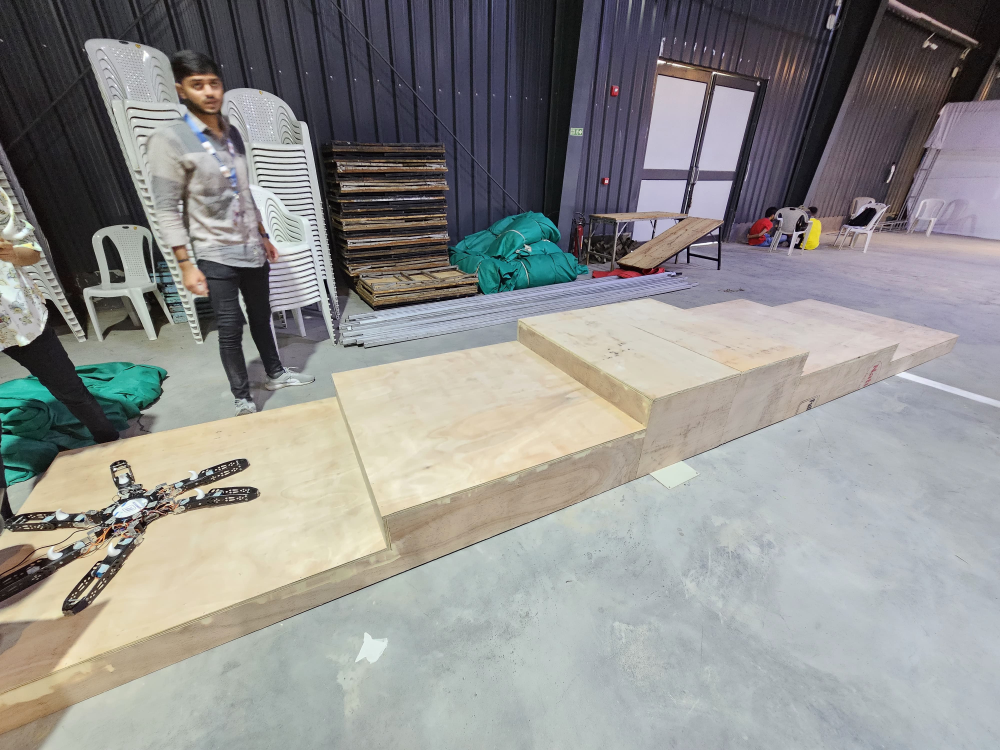
#> input picture Distance_Calculations_WRT_Stairs/stair.jpg, 4000 x 3000 px (shown at 1/4 size)
$ python stairDetection_houghLine.py
#> lines starting #> are read from the running program, lines starting #| are printed output that depends on the picture; after the words box and inside, x2 and y2 are one past the last pixel; in counts of white or black regions, pixels touching at a corner belong together
import cv2
import numpy as np

# Load and resize the image
image = cv2.imread("stair.jpg")
#> image is the input picture: shape (3000, 4000, 3); mean B, G, R 141.5, 143.4, 143.8
resized_image = cv2.resize(image, (800, 600))  # Resize for easier processing

# Convert to HSV color space for color detection
hsv = cv2.cvtColor(resized_image, cv2.COLOR_BGR2HSV)
#> hsv: shape (600, 800, 3); mean H, S, V 80.5, 37.6, 152.1

# Define HSV range for red color (adjust if needed)
lower_red1 = np.array([0, 120, 70])
upper_red1 = np.array([10, 255, 255])
lower_red2 = np.array([170, 120, 70])
upper_red2 = np.array([180, 255, 255])

# Create masks for red color
mask1 = cv2.inRange(hsv, lower_red1, upper_red1)
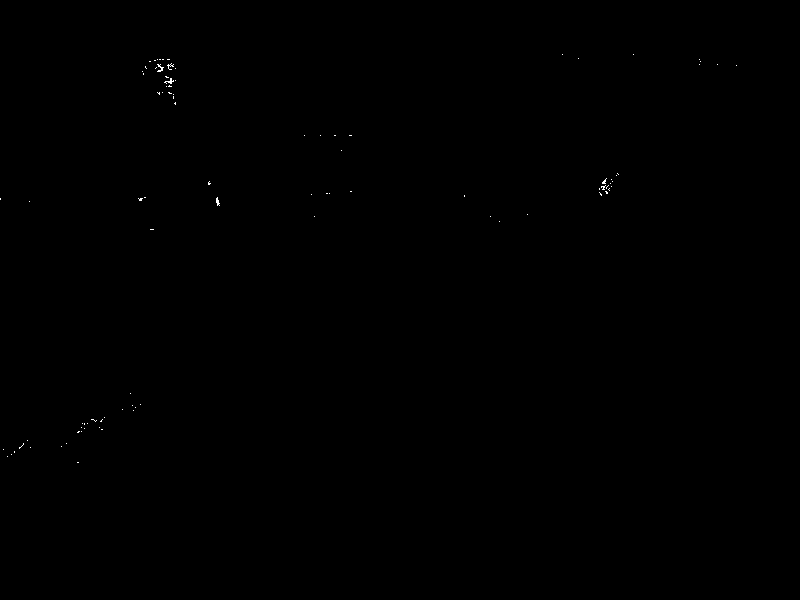
#> mask1: shape (600, 800); 0.06% white in thin lines or dots, all inside (x1, y1, x2, y2) = (0, 54, 737, 463)
mask2 = cv2.inRange(hsv, lower_red2, upper_red2)
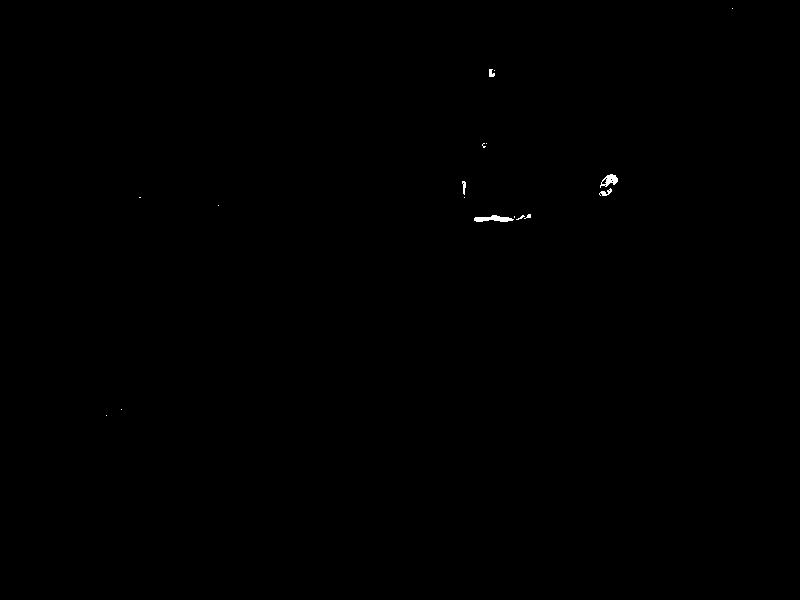
#> mask2: shape (600, 800); 0.1% white; 17 white regions (12 under 20 px), largest, box (x1, y1, x2, y2) and area: (474, 215, 514, 222) 175, (600, 174, 618, 188) 128, (599, 188, 612, 196) 48, (489, 69, 495, 77) 35, (462, 181, 466, 195) 35
red_mask = mask1 | mask2
#> red_mask: shape (600, 800); 0.16% white; 92 white regions (84 under 20 px)

# Find contours in the red mask
contours, _ = cv2.findContours(red_mask, cv2.RETR_TREE, cv2.CHAIN_APPROX_SIMPLE)
#> contours = 95 contours, 90 with area under 20; largest, box (x1, y1, x2, y2) and area: (474, 215, 514, 222) 136, (599, 174, 618, 190) 134, (599, 188, 612, 196) 47, (489, 69, 495, 77) 22, (462, 181, 466, 198) 21

# Process contours to find the marker and approximate stair edge
stair_edge_x = None
stair_edge_y = None

if contours:
    # Find the largest red contour (assuming it's the marker)
    largest_contour = max(contours, key=cv2.contourArea)
#> largest_contour = contour of 29 points, box (x1, y1, x2, y2) (474, 215, 514, 222), area 136
    x, y, w, h = cv2.boundingRect(largest_contour)
#> x = 474; y = 215; w = 40; h = 7

    # Draw a rectangle around the detected red marker for visualization
    cv2.rectangle(resized_image, (x, y), (x + w, y + h), (0, 255, 0), 2)
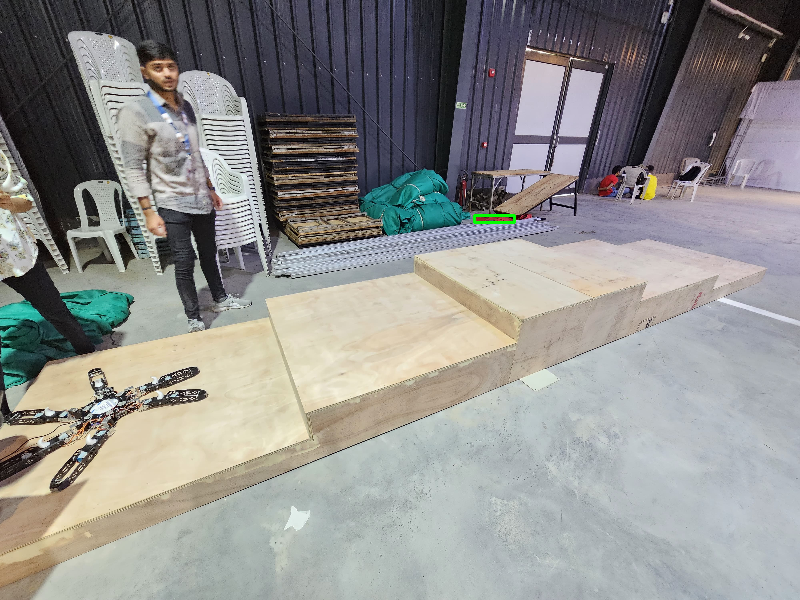
#> resized_image: shape (600, 800, 3); mean B, G, R 141.4, 143.5, 143.7

    # Set approximate x and y coordinates of the stair edge based on marker position
    stair_edge_x = x + w // 2
#> stair_edge_x = 494
    stair_edge_y = y + h
#> stair_edge_y = 222

    # Define a larger region around the marker to capture the entire stair edge
    expanded_x1 = max(0, x - 100)  # Extend left
#> expanded_x1 = 374
    expanded_x2 = min(resized_image.shape[1], x + w + 100)  # Extend right
#> expanded_x2 = 614
    expanded_y1 = y - 30
#> expanded_y1 = 185
    expanded_y2 = y + 80
#> expanded_y2 = 295

    # Extract the region of interest
    region_of_interest = resized_image[expanded_y1:expanded_y2, expanded_x1:expanded_x2]

    # Convert region to grayscale
    gray_roi = cv2.cvtColor(region_of_interest, cv2.COLOR_BGR2GRAY)
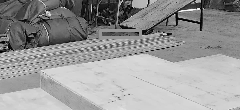
#> gray_roi: shape (110, 240); min 0, max 253, mean 153.2

    # Apply Canny edge detection
    edges_roi = cv2.Canny(gray_roi, 50, 150)
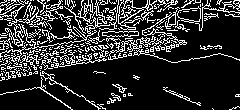
#> edges_roi: shape (110, 240); 18.6% white in thin lines or dots

    # Use Hough Transform to detect lines
    lines = cv2.HoughLinesP(edges_roi, 1, np.pi / 180, threshold=20, minLineLength=80, maxLineGap=10)
#> lines = 22 rows, first 6: [1, 69, 184, 40], [1, 73, 185, 44], [67, 19, 151, 13], [1, 67, 238, 8], [70, 11, 183, 27], [53, 51, 134, 31]

    if lines is not None:
        for line in lines:
            x1, y1, x2, y2 = line[0]
            # Draw detected lines in the region for visualization
            cv2.line(region_of_interest, (x1, y1), (x2, y2), (255, 0, 0), 2)
#> this loop made 22 passes
#> (x1, y1, x2, y2) on passes 1 to 12: (1, 69, 184, 40), (1, 73, 185, 44), (67, 19, 151, 13), (1, 67, 238, 8), (70, 11, 183, 27), (53, 51, 134, 31), (23, 17, 175, 4), (68, 32, 207, 0), (3, 48, 134, 25), (75, 64, 185, 28), (3, 46, 178, 46), (7, 20, 150, 12)
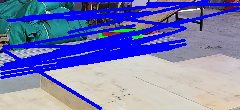
#> region_of_interest: shape (110, 240, 3); mean B, G, R 183.7, 123.9, 118.1

    # Place the region with detected lines back in the main image for display
    resized_image[expanded_y1:expanded_y2, expanded_x1:expanded_x2] = region_of_interest
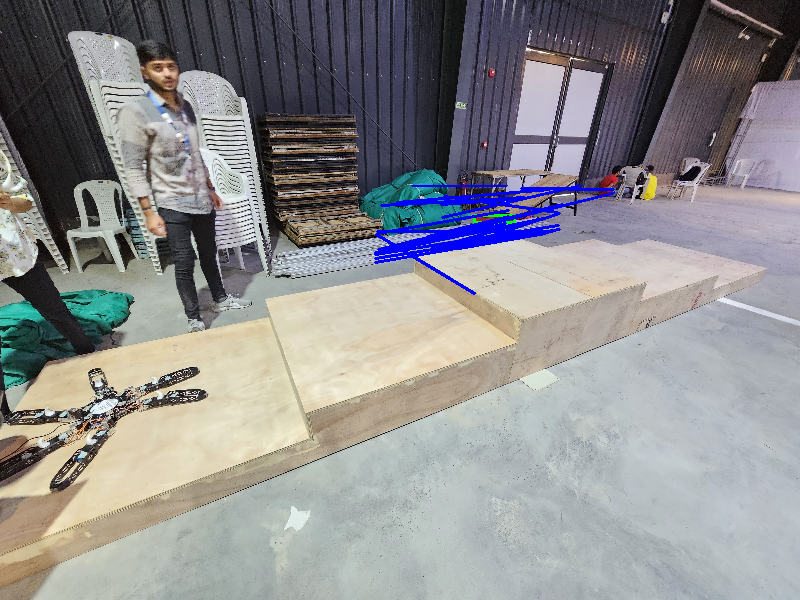
#> resized_image: shape (600, 800, 3); 1.36% of pixels changed, all inside (x1, y1, x2, y2) = (374, 185, 614, 295)

# Display the results
cv2.imshow("Red Marker Detection and Enhanced Edge Detection", resized_image)
cv2.waitKey(0)
cv2.destroyAllWindows()
